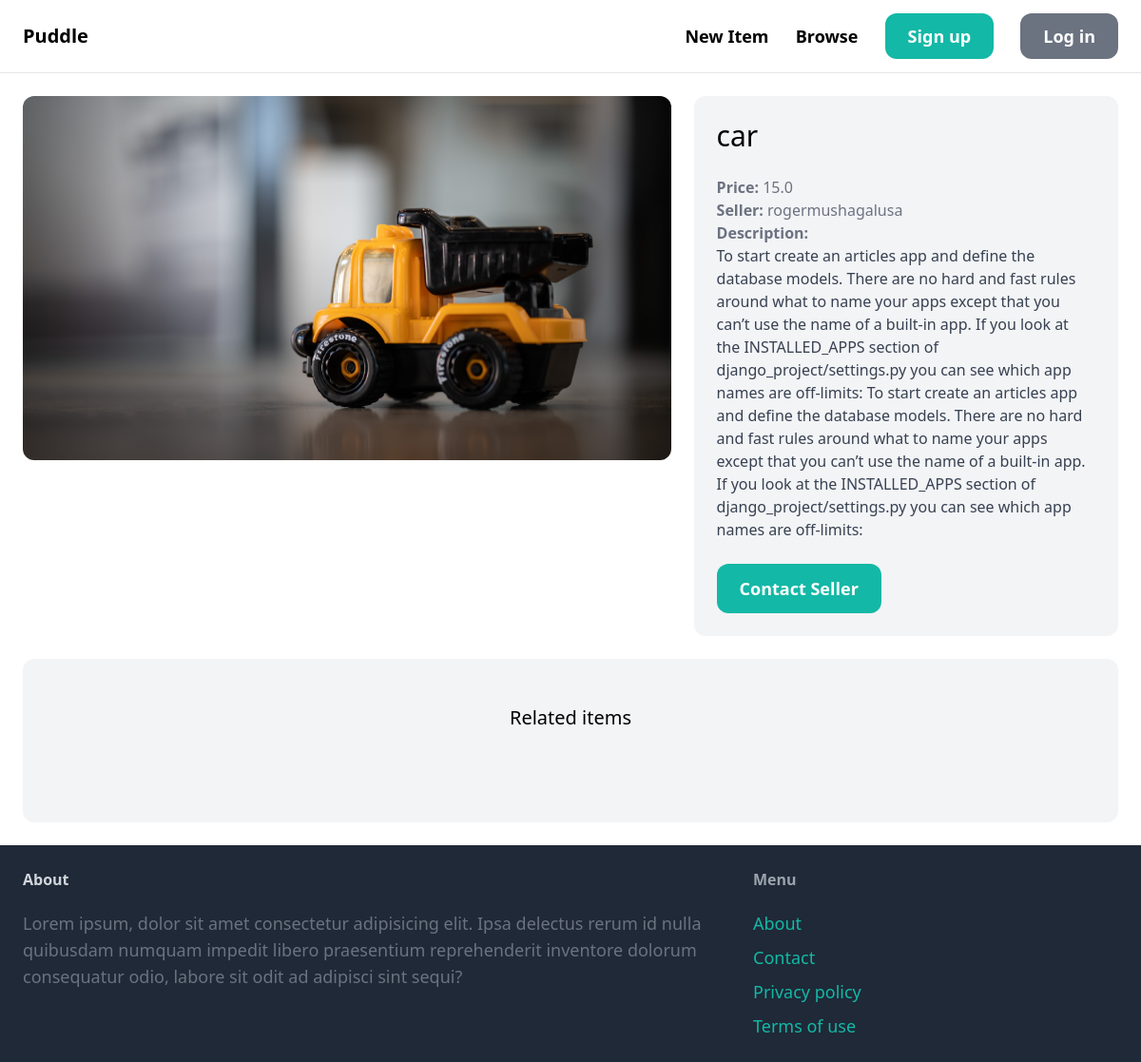
The page /items/5/ on the database as committed earlier.
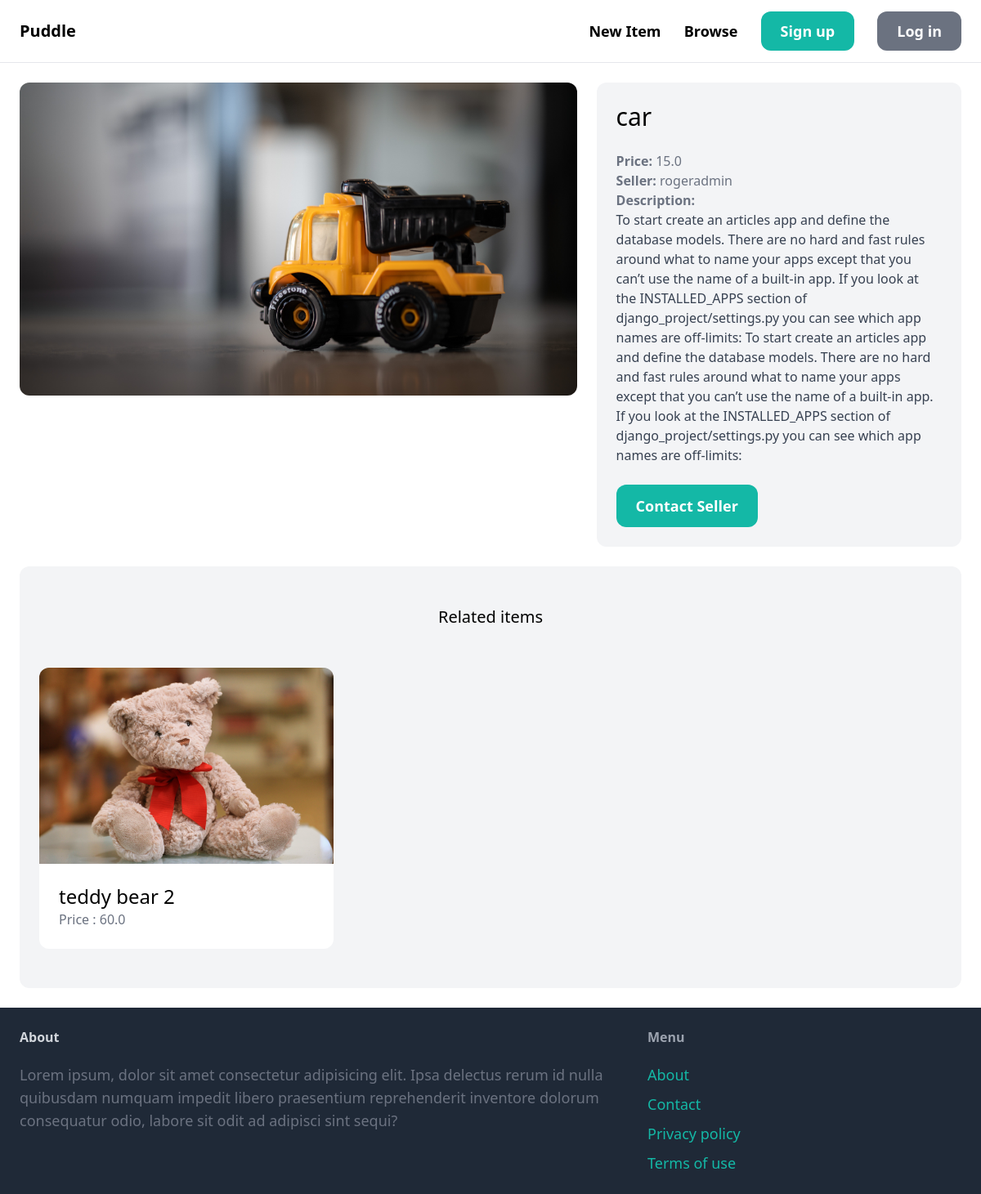
The same page on the database as committed later.
### item/models.py (models this page shows, shortened)
class Item(models.Model):
    name = models.CharField( max_length = 255)
    category = models.ForeignKey(Category, related_name = 'items', on_delete=models.CASCADE)
    description = models.TextField()
    price = models.FloatField()
    image = models.ImageField(upload_to='item_image', blank=True, null=True)
    is_sold = models.BooleanField(default=False)
    created_by = models.ForeignKey(User, related_name = 'items', on_delete=models.CASCADE)
    created_at = models.DateTimeField(auto_now_add="True")
    class Meta:
        ordering = ('name',)

### item/views.py (the view)
# urls.py: path('<int:pk>/', views.detail, name='detail'),
def detail(request, pk):
    item = get_object_or_404(Item, pk=pk)
    related_items = Item.objects.filter(category=item.category, is_sold=False).exclude(pk=pk)[0:3]
    return render(request, "item/detail.html", {
        'item' : item,
        'related_items' : related_items
    })

### item/templates/item/detail.html (shortened to what this page needs)
{% extends 'core/base.html' %}
{% block content %}
    <div class="grid grid-cols-5 gap-6">
        <div class="col-span-3">
            <img src="{{ item.image.url }}" alt="image" class="rounded-xl">
        </div>
        <div class="col-span-2 p-6 bg-gray-100 rounded-xl">
            <h1 class="mb-6 text-3xl">{{ item.name }}</h1>
            <p class="text-gray-500"><strong>Price: </strong>{{ item.price }}</p>
            <p class="text-gray-500"><strong>Seller: </strong>{{ item.created_by.username }}</p>
            {% if item.description %}
                <p class="text-gray-700">
                    <strong class="text-gray-500">Description: </strong><br>
                    {{ item.description }}
                </p>
            {% endif %}
            {% if request.user == item.created_by %}
                <div class="mt-6 p-6 bg-white rounded-xl">
                    <p>This is your item ! </p>
                    <a href="{% url 'item:edit' item.id %}" class="inline-block mt-6 px-6 py-6 text-lg font-semibold bg-teal-500 text-white rounded-xl">Edit</a>
                    <a href="{% url 'item:delete' item.id %}" class="inline-block mt-6 px-6 py-6 text-lg font-semibold bg-red-500 text-white rounded-xl">Delete</a>
                </div>
            {% else %}
                <a href="{% url 'conversation:new' item.id %}" class="inline-block mt-6 px-6 py-3 text-lg font-semibold bg-teal-500 text-white rounded-xl hover:bg-teal-700">Contact Seller</a>
            {% endif %}
        </div>
    </div>
    <div class="mt-6 px-6 py-12 bg-gray-100 rounded-xl">
        <h2 class="mb-12 text-xl text-center">Related items</h2>
        <div class="grid grid-cols-3 gap-3">
            {% for item in related_items %}
                <div>
                    <a href="{% url 'item:detail' item.id %}">
                        <div class="">
                            <img src="{{ item.image.url }}" alt="" class="rounded-t-xl ">
                        </div>
                        <div class="p-6 bg-white rounded-b-xl">
                            <h2 class="text-2xl">{{ item.name }} </h2>
                            <p class="text-gray-500">Price : {{ item.price }} </p>
                        </div>
                    </a>
                </div>
            {% endfor %}
        </div>
    </div>
{% endblock content %}

Rows that differ between the two databases and show on the page:
changed Item "car": created_by.username "rogermushagalusa" → "rogeradmin"
added Item: image (picture), name "teddy bear 2", price "60.0"
